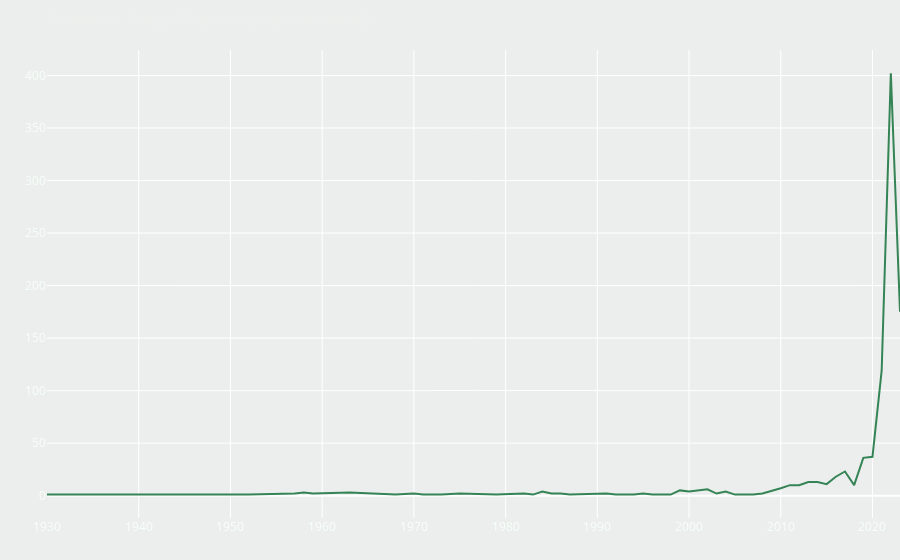

This figure's notebook cell:
### Code cell
# Group by 'released_year' and 'track_name' and count the number of occurrences of each combination
count_df = df.groupby(['released_year']).size().reset_index(name='count')

# Create a line plot using Plotly Express
fig2 = px.line(count_df, x='released_year', y='count')

fig2.update_layout(title={'text': 'Growth of Songs Over the years on Spotify', 'font': {'color': '#EAF0EC'}})
fig2.update_layout(plot_bgcolor='rgba(0,0,0,0)', paper_bgcolor='rgba(75,87,80,0.1)')

fig2.update_layout(
    xaxis=dict(
        tickfont=dict(color='#F6FFF9'),  # Color of x-axis labels
        title=dict(text=''),  # Color of x-axis title
    ),
    yaxis=dict(
        tickfont=dict(color='#F6FFF9'),  # Color of y-axis labels
        title=dict(text=''),  # Color of y-axis title
    ),
    margin=dict(t=50, b=0, l=0, r=0)  # Adjust layout margins to remove blank space
)

fig2.update_traces(line_color='#358455')


fig2.show()

### Figure 1 — Plotly figure (JSON) as saved in the notebook; plotly's stock layout.template omitted (floating-point values rounded to 4 significant figures)
{"data": [{"hovertemplate": "released_year=%{x}<br>count=%{y}<extra></extra>", "legendgroup": "", "line": {"color": "#358455", "dash": "solid"}, "marker": {"symbol": "circle"}, "mode": "lines", "name": "", "orientation": "v", "showlegend": false, "type": "scatter", "x": [1930, 1942, 1946, 1950, 1952, 1957, 1958, 1959, 1963, 1968, 1970, 1971, 1973, 1975, 1979, 1982, 1983, 1984, 1985, 1986, 1987, 1991, 1992, 1994, 1995, 1996, 1997, 1998, 1999, 2000, 2002, 2003, 2004, 2005, 2007, 2008, 2010, 2011, 2012, 2013, 2014, 2015, 2016, 2017, 2018, 2019, 2020, 2021, 2022, 2023], "xaxis": "x", "y": [1, 1, 1, 1, 1, 2, 3, 2, 3, 1, 2, 1, 1, 2, 1, 2, 1, 4, 2, 2, 1, 2, 1, 1, 2, 1, 1, 1, 5, 4, 6, 2, 4, 1, 1, 2, 7, 10, 10, 13, 13, 11, 18, 23, 10, 36, 37, 119, 402, 175], "yaxis": "y"}], "layout": {"legend": {"tracegroupgap": 0}, "margin": {"b": 0, "l": 0, "r": 0, "t": 50}, "paper_bgcolor": "rgba(75,87,80,0.1)", "plot_bgcolor": "rgba(0,0,0,0)", "title": {"font": {"color": "#EAF0EC"}, "text": "Growth of Songs Over the years on Spotify"}, "xaxis": {"anchor": "y", "domain": [0, 1], "tickfont": {"color": "#F6FFF9"}, "title": {"text": ""}}, "yaxis": {"anchor": "x", "domain": [0, 1], "tickfont": {"color": "#F6FFF9"}, "title": {"text": ""}}}}
